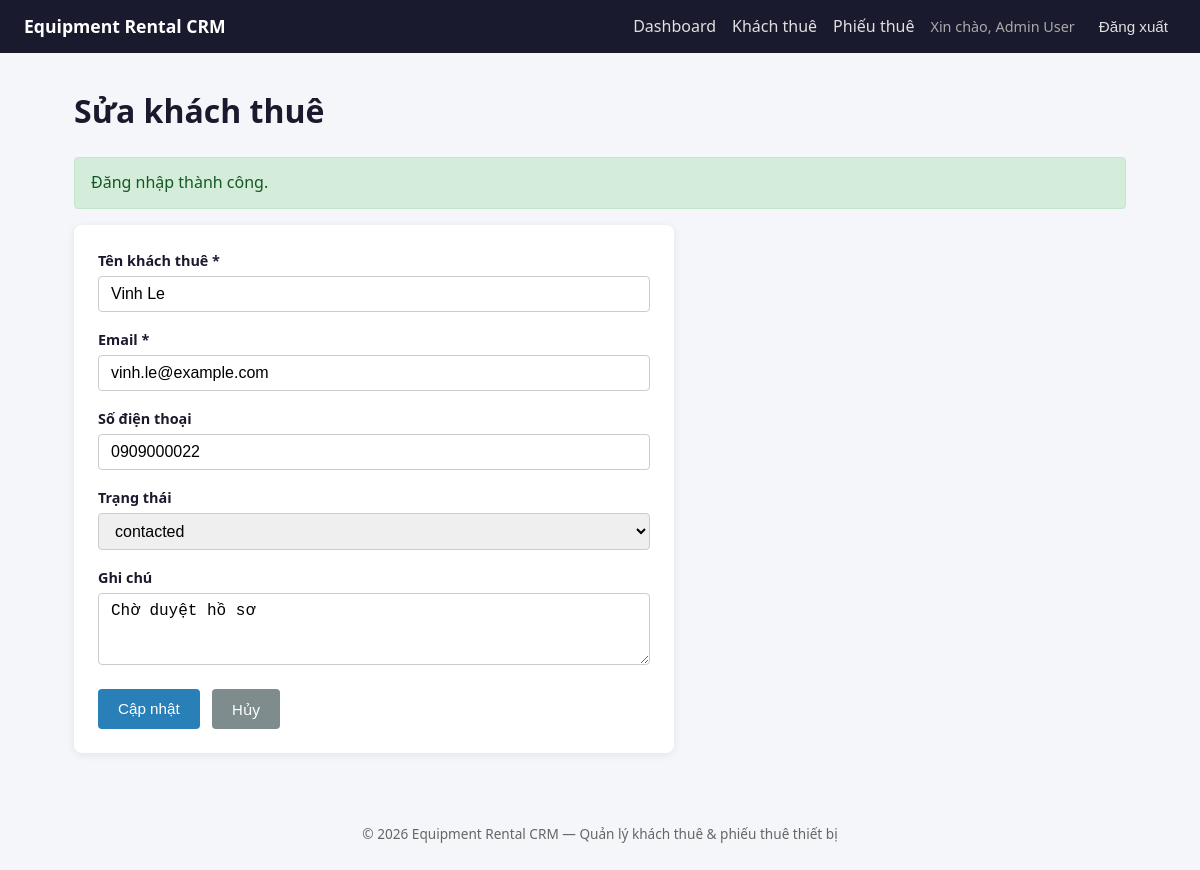
/renters/edit?id=22 (signed in), run on an earlier commit of the app's database.
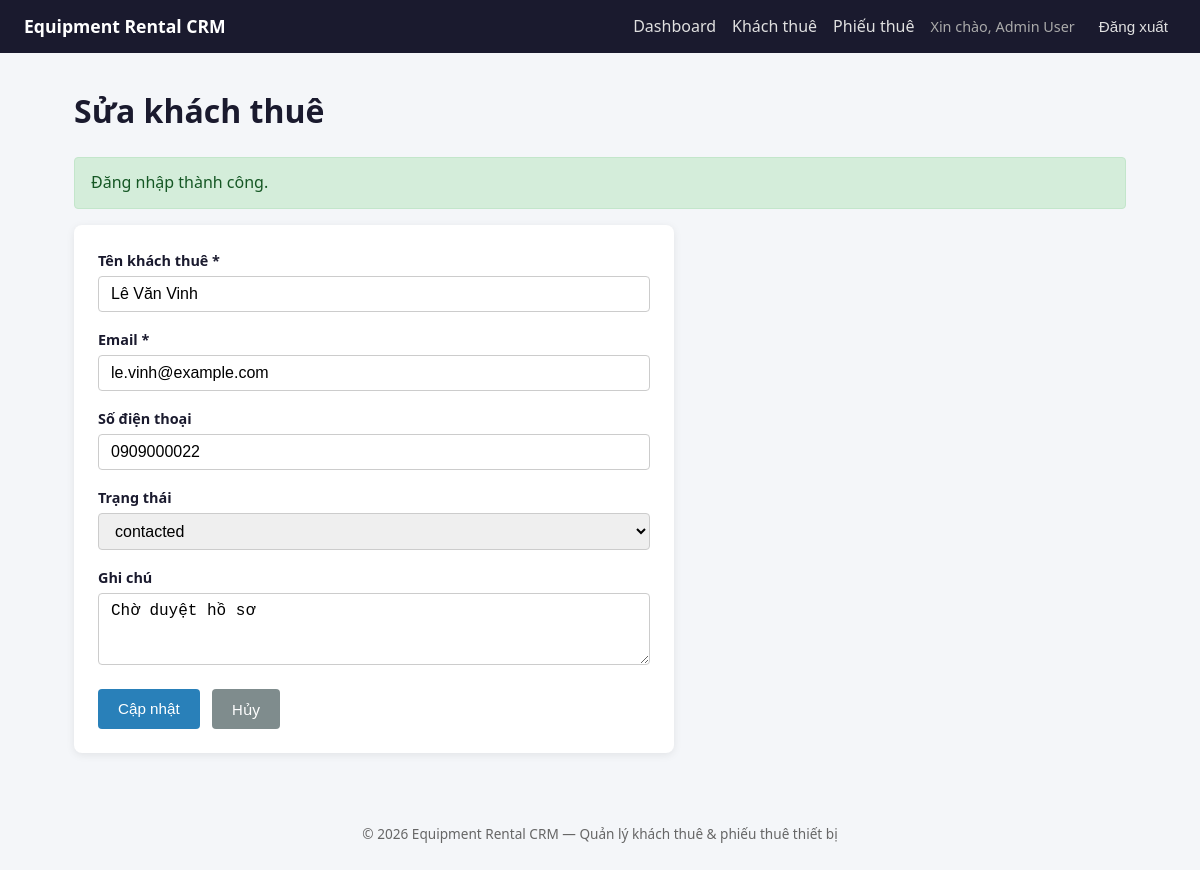
And on a later commit of the database.
### tables this page shows
CREATE TABLE renters (
    id INT AUTO_INCREMENT PRIMARY KEY,
    name VARCHAR(100) NOT NULL,
    email VARCHAR(150) NOT NULL,
    phone VARCHAR(30),
    status ENUM('new', 'contacted', 'approved', 'inactive') NOT NULL DEFAULT 'new',
    note TEXT,
    created_at DATETIME NOT NULL DEFAULT CURRENT_TIMESTAMP,
    updated_at DATETIME NULL,
    UNIQUE KEY unique_renter_email (email),
    INDEX idx_renters_created_at (created_at),
    INDEX idx_renters_status_created_at (status, created_at)
);

### app/Core/helpers.php (called while the page is built, shortened)
<?php
function e(string $value): string
{
    return htmlspecialchars($value, ENT_QUOTES, 'UTF-8');
}
function render(string $view, array $data = [], string $layout = 'layouts/main'): void
{
    extract($data);
    require __DIR__ . '/../Views/' . $view . '.php';
}

### app/Controllers/RenterController.php (called while the page is built, shortened)
<?php
class RenterController
{
    public function edit(): void
    {
        $id = (int) ($_GET['id'] ?? 0);
        $renter = $this->repo->findById($id);
        render('renters/edit', [
            'title' => 'Sửa khách thuê',
            'renter' => $renter,
            'errors' => [],
            'statuses' => $this->service->getStatuses(),
        ]);
    }
}

### app/Core/Router.php (called while the page is built, shortened)
<?php
class Router
{
    private array $routes = ['GET' => [], 'POST' => []];
    public function get(string $path, array $handler): void
    {
        $this->routes['GET'][$path] = $handler;
    }
    public function post(string $path, array $handler): void
    {
        $this->routes['POST'][$path] = $handler;
    }
    public function dispatch(string $method, string $path, array $container): void
    {
        [$class, $action] = $this->routes[$method][$path];
        $container[$class]->$action();
    }
}

### public/index.php (called while the page is built, shortened)
<?php
$basePath = dirname(__DIR__);
require_once $basePath . '/app/Core/Router.php';
require_once $basePath . '/app/Core/helpers.php';
try {
    $dbConfig = require $basePath . '/config/database.php';
    $pdo = Database::connect($dbConfig);
} catch (Throwable $e) {
    log_error('Database connection failed: ' . $e->getMessage());
    http_response_code(500);
    if (app_config('debug', false)) {
        echo '<h1>Database Connection Error</h1>';
        echo '<p>' . e($e->getMessage()) . '</p>';
    } else {
        echo '<h1>Database Connection Error</h1>';
        echo '<p>Không thể kết nối cơ sở dữ liệu. Vui lòng kiểm tra cấu hình.</p>';
    }
    exit;
}
$userRepository = new UserRepository($pdo);
$renterRepository = new RenterRepository($pdo);
$rentalRepository = new RentalRepository($pdo);
$authService = new AuthService($userRepository);
$renterService = new RenterService($renterRepository);
$rentalService = new RentalService($rentalRepository);
$publicRenterService = new PublicRenterService($renterRepository);
$container = [
    HomeController::class => new HomeController(),
    AuthController::class => new AuthController($authService),
    DashboardController::class => new DashboardController($renterRepository, $rentalService),
    PublicRenterController::class => new PublicRenterController($publicRenterService),
    RenterController::class => new RenterController($renterService, $renterRepository),
    RentalController::class => new RentalController($rentalService, $rentalRepository),
    HealthController::class => new HealthController($pdo),
];
$router = new Router();
$router->get('/', [HomeController::class, 'index']);
$router->get('/login', [AuthController::class, 'login']);
$router->post('/login', [AuthController::class, 'handleLogin']);
$router->post('/logout', [AuthController::class, 'logout']);
$router->get('/dashboard', [DashboardController::class, 'index']);
$router->get('/public-renters/create', [PublicRenterController::class, 'create']);
$router->post('/public-renters', [PublicRenterController::class, 'store']);
$router->get('/renters', [RenterController::class, 'index']);
$router->get('/renters/create', [RenterController::class, 'create']);
$router->post('/renters/store', [RenterController::class, 'store']);
$router->get('/renters/edit', [RenterController::class, 'edit']);
$router->post('/renters/update', [RenterController::class, 'update']);
$router->post('/renters/delete', [RenterController::class, 'delete']);
$router->get('/rentals', [RentalController::class, 'index']);
$router->get('/rentals/create', [RentalController::class, 'create']);
$router->post('/rentals/store', [RentalController::class, 'store']);
$router->get('/rentals/edit', [RentalController::class, 'edit']);
$router->post('/rentals/update', [RentalController::class, 'update']);
$router->post('/rentals/delete', [RentalController::class, 'delete']);
$router->get('/health', [HealthController::class, 'index']);
$method = $_SERVER['REQUEST_METHOD'] ?? 'GET';
$path = parse_url($_SERVER['REQUEST_URI'] ?? '/', PHP_URL_PATH) ?: '/';
$router->dispatch($method, $path, $container);

### app/Repositories/RenterRepository.php (called while the page is built, shortened)
<?php
class RenterRepository
{
    public function findById(int $id): ?array
    {
        $stmt = $this->db->prepare('SELECT * FROM renters WHERE id = :id LIMIT 1');
        $stmt->execute(['id' => $id]);
        $renter = $stmt->fetch();
        return $renter ?: null;
    }
}

### app/Views/renters/edit.php (the view, shortened to what the changed rows need)
<h1><?= e($title) ?></h1>
<form method="POST" action="/renters/update" class="form-card">
    <div class="form-group">
        <label for="name">Tên khách thuê *</label>
        <input type="text" id="name" name="name" value="<?= e($renter['name'] ?? '') ?>">
    </div>
    <div class="form-group">
        <label for="email">Email *</label>
        <input type="email" id="email" name="email" value="<?= e($renter['email'] ?? '') ?>">
    </div>
    <div class="form-group">
        <label for="phone">Số điện thoại</label>
        <input type="text" id="phone" name="phone" value="<?= e($renter['phone'] ?? '') ?>">
    </div>
    <div class="form-group">
        <label for="note">Ghi chú</label>
        <textarea id="note" name="note" rows="3"><?= e($renter['note'] ?? '') ?></textarea>
    </div>
</form>

What changed in the data, as far as the page shows it:
changed renters "Chờ duyệt hồ sơ": name "Vinh Le" → "Lê Văn Vinh"; email "vinh.le@example.com" → "le.vinh@example.com"
